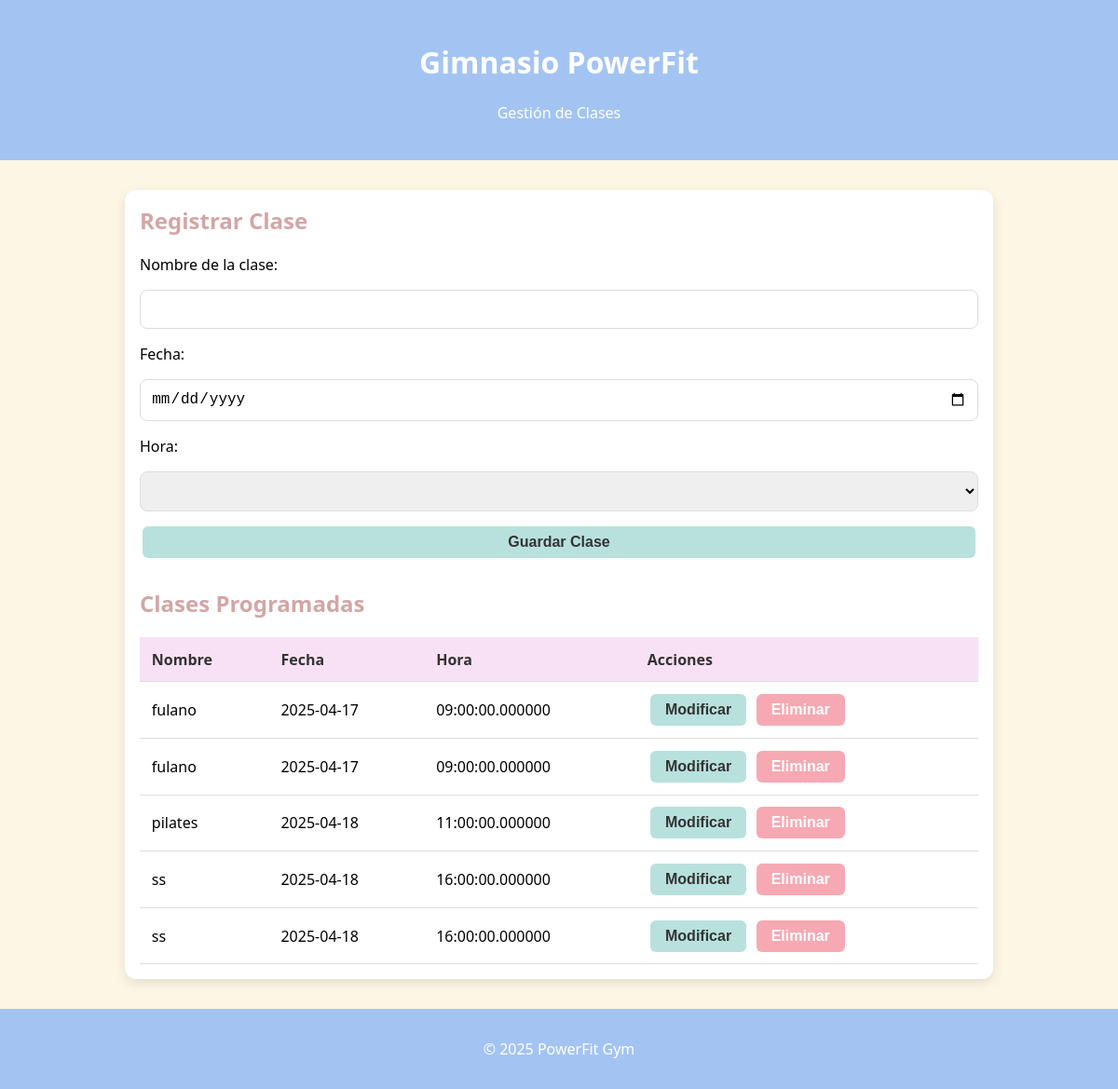
The page /clases/index.php on the database as committed earlier.
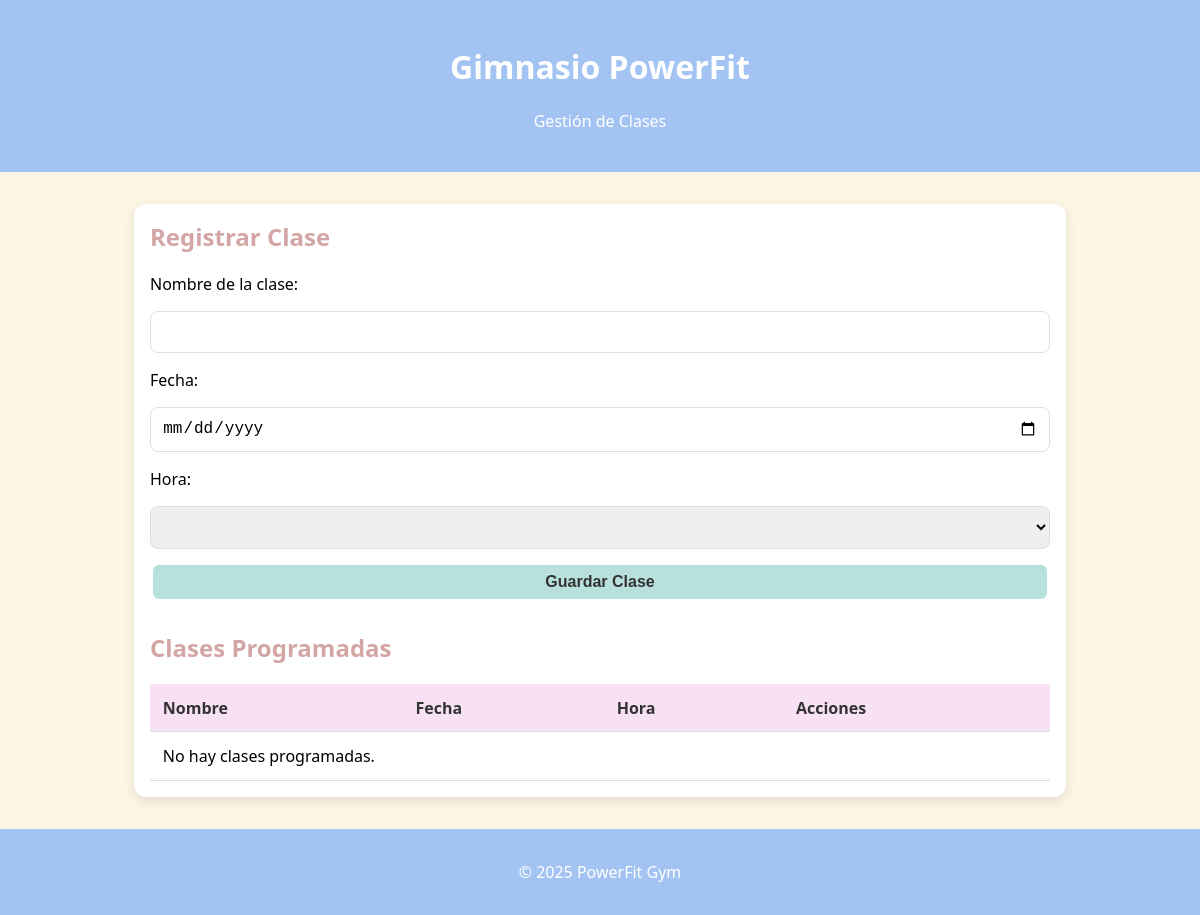
The same page on the database as committed later.
### tables this page shows
CREATE TABLE `clases` (
  `id_clases` int(10) NOT NULL,
  `nombre` varchar(20) NOT NULL,
  `hora` time(6) NOT NULL,
  `cupo_max` int(10) NOT NULL,
  `fecha` date NOT NULL,
  `id_entrenador` int(10) NOT NULL
);

### clases/index.php (the view, shortened to what this page needs)
<?php
include '../conexion.php';
$consulta = "SELECT * FROM clases ORDER BY fecha, hora";
$resultado = mysqli_query($con, $consulta);
?>
<!DOCTYPE html>
<html lang="es">
<head>
</head>
<body>
    <header>
        <h1>Gimnasio PowerFit</h1>
        <p>Gestión de Clases</p>
    </header>
    <main>
        <section class="formulario">
            <h2>Registrar Clase</h2>
            <form action="guardar_clases.php" method="POST">
                <label for="nombre">Nombre de la clase:</label>
                <input type="text" name="nombre" required>
                <label for="fecha">Fecha:</label>
                <input type="date" name="fecha" id="fecha" required>
                <label for="hora">Hora:</label>
                <select name="hora" id="hora">
                </select>
                <button type="submit">Guardar Clase</button>
            </form>
        </section>
        <section class="lista">
            <h2>Clases Programadas</h2>
            <table>
                <tr>
                    <th>Nombre</th>
                    <th>Fecha</th>
                    <th>Hora</th>
                    <th>Acciones</th>
                </tr>
                <?php
                if ($resultado && mysqli_num_rows($resultado) > 0) {
                    foreach ($resultado as $fila) {
                        echo "<tr>
                            <td>{$fila['nombre']}</td>
                            <td>{$fila['fecha']}</td>
                            <td>{$fila['hora']}</td>
                            <td>
                                <form action='modificar_clases.php' method='POST' style='display:inline'>
                                    <input type='hidden' name='id_clases' value='{$fila['id_clases']}'>
                                    <button type='submit'>Modificar</button>
                                </form>
                                <form action='eliminar_clases.php' method='POST' style='display:inline' onsubmit='return confirm(\"¿Estás seguro?\")'>
                                    <input type='hidden' name='id_clases' value='{$fila['id_clases']}'>
                                    <button type='submit' class='danger'>Eliminar</button>
                                </form>
                            </td>
                        </tr>";
                    }
                } else {
                    echo "<tr><td colspan='4'>No hay clases programadas.</td></tr>";
                }
                ?>
            </table>
        </section>
    </main>
    <footer>
        <p>&copy; 2025 PowerFit Gym</p>
    </footer>
</body>
</html>

### clases/index.php (style rules this page uses)
body { font-family: 'Segoe UI', sans-serif; background-color: #fef6e4; margin: 0; padding: 0; }
header { background-color: #a3c4f3; color: #fff; text-align: center; padding: 1.5rem; }
main { max-width: 900px; margin: 2rem auto; padding: 1rem; background-color: #fff; border-radius: 12px; box-shadow: 0 4px 12px rgba(0,0,0,0.1); }
h2 { margin-top: 0; color: #d4a5a5; }
form { display: flex; flex-direction: column; gap: 1rem; margin-bottom: 2rem; }
input, select, button { padding: 0.7rem; border: 1px solid #ddd; border-radius: 8px; font-size: 1rem; }
button { background-color: #b8e1dd; color: #333; font-weight: bold; cursor: pointer; transition: background-color 0.3s ease; }
table { width: 100%; border-collapse: collapse; margin-top: 1rem; }
th, td { padding: 0.8rem; border-bottom: 1px solid #ddd; text-align: left; }
th { background-color: #f8e1f4; color: #333; }
td { background-color: #fff; }
form button { padding: 0.5rem 1rem; margin: 0 0.2rem; border: none; border-radius: 6px; cursor: pointer; }
footer { text-align: center; padding: 1rem; background-color: #a3c4f3; color: white; margin-top: 2rem; }
form .danger { background-color: #f6a9b2; color: white; }

Rows that differ between the two databases and show on the page:
removed clases: nombre "fulano", fecha "2025-04-17", hora "09:00:00.000000"
removed clases: nombre "fulano", fecha "2025-04-17", hora "09:00:00.000000"
removed clases: nombre "pilates", fecha "2025-04-18", hora "11:00:00.000000"
removed clases: nombre "ss", fecha "2025-04-18", hora "16:00:00.000000"
removed clases: nombre "ss", fecha "2025-04-18", hora "16:00:00.000000"
Other text that changed with them:
text now shown: "No hay clases programadas."
